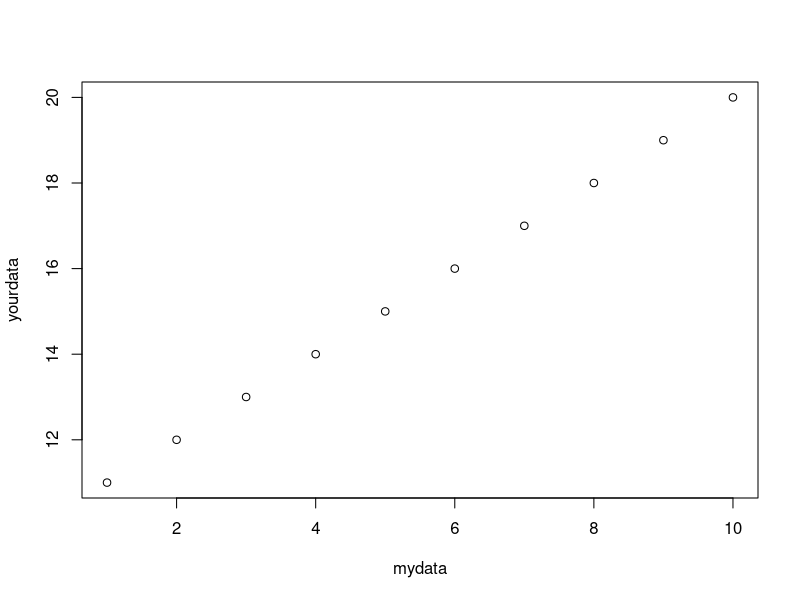
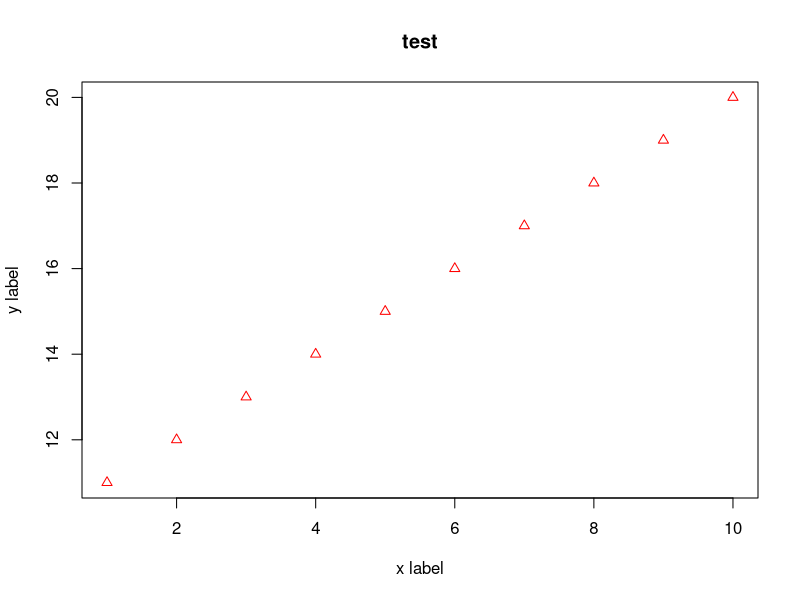

R code for these plots, in order:
mydata = c(1:10)
yourdata = c(11:20)
plot(mydata, yourdata)
plot(mydata, yourdata, type="p", pch=2,
     col="red",main="test",xlab="x label",ylab="y label")

